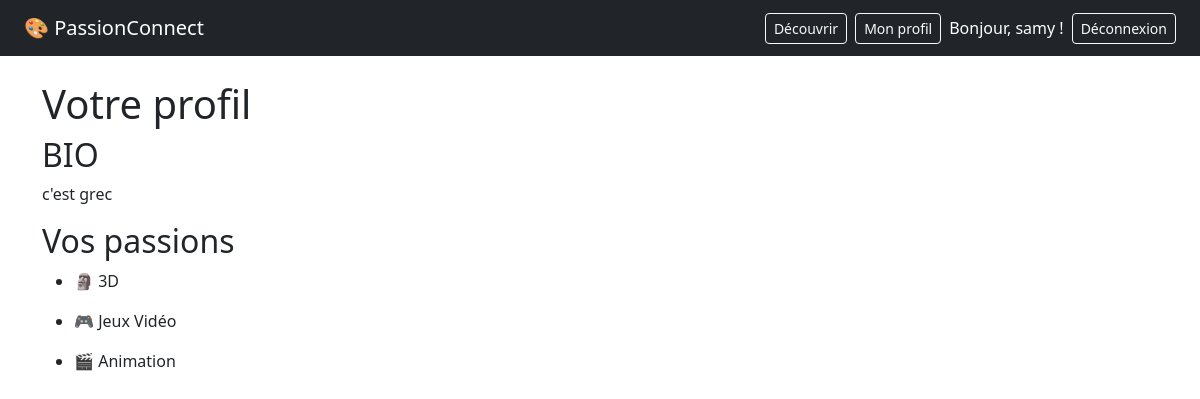
Page /profil (signed in) on the committed database.
### tables this page shows
CREATE TABLE user(
            id INTEGER PRIMARY KEY AUTOINCREMENT,
            username TEXT NOT NULL UNIQUE,
            email TEXT NOT NULL UNIQUE,
            password TEXT NOT NULL,
            bio TEXT,
            photo TEXT,
            created_at TIMESTAMP DEFAULT CURRENT_TIMESTAMP           
        );

CREATE TABLE passion (
            id INTEGER PRIMARY KEY AUTOINCREMENT,
            nom TEXT NOT NULL UNIQUE,
            icone TEXT
        );

### app/profil/routes.py (the view)
@profil.route('/profil')
@login_required
def mon_profil():
    db = get_db()
    cursor = db.cursor()
    passion = cursor.execute('''
        SELECT passion.nom, passion.icone FROM passion
        JOIN user_passion ON passion.id = user_passion.passion_id
        WHERE user_passion.user_id = ?
    ''',(current_user.id,)).fetchall()
    db.close()
    return render_template('profil.html', passion = passion)

### app/__init__.py (called while the page is built)
def create_app():
    app = Flask(__name__)
    app.config.from_object(Config)
    login_manager.init_app(app)
    bcrypt.init_app(app)
    login_manager.login_view = 'auth.connexion'
    login_manager.login_message = 'Connecte-toi pour accéder à cette page.'
    from app.auth.routes import auth
    app.register_blueprint(auth)
    from app.profil.routes import profil
    app.register_blueprint(profil)
    from app.decouverte.routes import decouverte
    app.register_blueprint(decouverte)
    @login_manager.user_loader
    def load_user(user_id):
        from app.models import User
        return User.get_by_id(int(user_id))
    return app

### app/models.py (called while the page is built)
    @staticmethod
    def get_by_id(user_id):
        db = get_db()
        cursor = db.cursor()
        user = cursor.execute(
            'SELECT * FROM user WHERE id = ?', (user_id,)
        ).fetchone()
        db.close()
        if user:
            return User(user['id'], user['username'], user['email'], user['bio'])
        return None

### database.py (called while the page is built)
def get_db():
    db = sqlite3.connect('passionconnect.db') #retoune des dictionnaires au lieu des tuples
    db.row_factory = sqlite3.Row
    return db

### app/templates/profil.html
{% extends 'base.html' %}
{% block contenu %}
    <h1>Votre profil</h1>
    <h2>BIO</h2>
    <p>
        {% if current_user.bio%}
            {{current_user.bio}}
        {% else %}
            <em>Acune bio pour l'instant</em>
        {% endif %}
    </p>
    <h2>Vos passions</h2>
        {% if passion %}
           <ul>
                {% for p in passion %}
                    <li><p>{{p.icone}} {{p.nom}}</p></li>
                {% endfor %}
            </ul>
        {% else %}
            <em>Acune passion pour l'instant</em>
        {% endif %}
{% endblock %}

### app/templates/base.html (shortened to what this page needs)
<!DOCTYPE html>
<html lang="fr">
<head>
    <link href="https://cdn.jsdelivr.net/npm/bootstrap@5.3.0/dist/css/bootstrap.min.css" rel="stylesheet">
</head>
<body>
    <nav class="navbar navbar-dark bg-dark px-4">
        <a class="navbar-brand" href="/">🎨 PassionConnect</a>
        <div class="d-flex align-items-center gap-2">
            <a href="/decouverte" class="btn btn-outline-light btn-sm">Découvrir</a>
            {% if current_user.is_authenticated %}
                <a href="/profil" class="btn btn-outline-light btn-sm">Mon profil</a>
                <span class="text-white">Bonjour, {{ current_user.username }} !</span>
                <a href="/deconnexion" class="btn btn-outline-light btn-sm">Déconnexion</a>
            {% else %}
                <a href="/connexion" class="btn btn-outline-light btn-sm">Connexion</a>
                <a href="/inscription" class="btn btn-light btn-sm">Inscription</a>
            {% endif %}
        </div>
    </nav>
    <div class="container mt-4">
        {% block contenu %}{% endblock %}
    </div>
</body>
</html>

### rows in the picture
user: username "samy", bio "c'est grec"
passion: icone "🗿", nom "3D"
passion: icone "🎮", nom "Jeux Vidéo"
passion: icone "🎬", nom "Animation"
